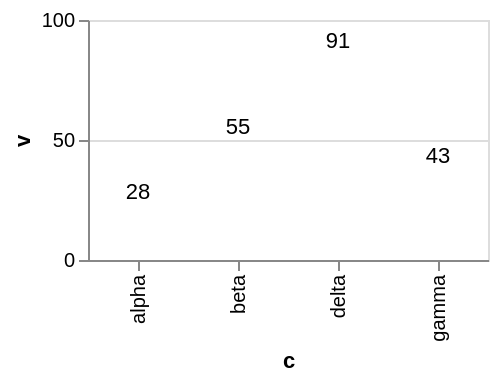

This figure's Vega-Lite source:
### Vega-Lite specification from a JSON file in a GitHub repository (floating-point values rounded to 4 significant figures)
{"$schema": "https://vega.github.io/schema/vega-lite/v6.json", "width": 200, "height": 120, "data": {"values": [{"c": "alpha", "v": 28, "w": 3, "t": "2024-01-07"}, {"c": "beta", "v": 55, "w": 7, "t": "2024-03-19"}, {"c": "gamma", "v": 43, "w": 5, "t": "2024-06-02"}, {"c": "delta", "v": 91, "w": 9, "t": "2024-09-11"}]}, "mark": {"type": "text", "interpolate": "natural"}, "encoding": {"x": {"field": "c", "type": "nominal"}, "y": {"field": "v", "type": "quantitative"}, "text": {"field": "v", "type": "quantitative"}}}
